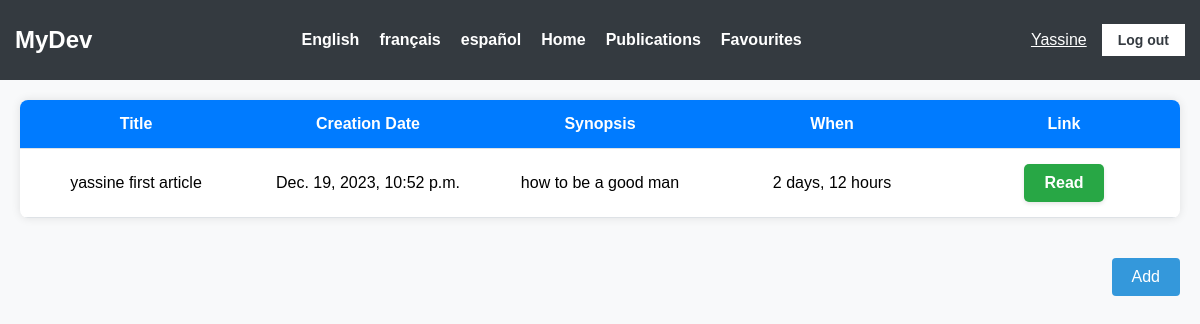
Screenshot of /en/publications/ (signed in) with the database file from the repository.
### medium/models.py (models this page shows, shortened)
class Article(models.Model):
    title = models.CharField(max_length=64, null=False)
    author = models.ForeignKey(User, null=False, on_delete=models.CASCADE)
    created = models.DateTimeField(auto_now_add=True, null=False)
    synopsis = models.CharField(max_length=312, null=False)
    content = models.TextField(null=False)

### medium/views.py (the view)
class Publications(TemplateView):
    template_name = 'publications.html'
    def get(self, request: HttpRequest, *args: Any, **kwargs: Any) -> HttpResponse:
        if not request.user.is_authenticated:
            return redirect('login_view')
        return super().get(request, *args, **kwargs)
    def get_context_data(self, **kwargs: Any) -> dict[str, Any]:
        context =  super().get_context_data(**kwargs)
        context['publications'] = Article.objects.filter(author__username=str(self.request.user))
        return context
    def dispatch(self, request: HttpRequest, *args: Any, **kwargs: Any) -> HttpResponse:
        if self.request.method == 'POST':
            if 'action' in self.request.POST and self.request.POST['action'] == 'logout':
                logout(request)
                return redirect('login_view')
        return super().dispatch(request, *args, **kwargs)

### medium/templates/publications.html (shortened to what this page needs)
{% load i18n %}
<!DOCTYPE html>
<html lang="en">
<head>
</head>
<body>
    {% include 'navbar.html' %}
    <div class="articles">
        {% if publications|length == 0 %}
            <h1>No Publications Available</h1>
        {% else %}
            <table>
                <thead>
                    <tr>
                        <th>Title</th>
                        <th>Creation Date</th>
                        <th>Synopsis</th>
                        <th>When</th>
                        <th>Link</th>
                    </tr>
                </thead>
                <tbody>
                    {% for publication in publications|dictsortreversed:"created" %}
                        <tr>
                            <td>{{publication.title}}</td>
                            <td>{{publication.created}}</td>
                            <td>{{publication.synopsis|truncatechars:20}}</td>
                            <td>{{publication.created|timesince}}</td>
                            {% url 'details_view' pk=publication.id as details_url %}
                            <td><a href="{{ details_url }}"><button class="success-button">{% trans "Read"%}</button></a></td>
                        </tr>
                    {% endfor %}
                </tbody>
            </table>
        {% endif %}
    </div>
    <div class="add-button">
        {% url 'publish_view' as publish_url %}
        <a href="{{publish_url}}">
            <button >{% trans "Add" %}</button>
        </a>
    </div>
</body>
</html>

### medium/templates/navbar.html (shortened to what this page needs)
{% load i18n %}
<!DOCTYPE html>
<html lang="en">
<head>
</head>
<body>
    <div class="navbar">
        <div class="logo">MyDev</div>
        <ul class="nav-links">
            {% get_current_language as CURRENT_LANGUAGE %}
            {% get_available_languages as AVAILABLE_LANGUAGES %}
            {% get_language_info_list for AVAILABLE_LANGUAGES as languages %}
            {% for language in languages %}
            <li>
              <a href="/{{ language.code }}/"
                {% if language.code == CURRENT_LANGUAGE %} class="active"{% endif %}>
                    {% trans language.name_local %}
              </a>
            </li>
          {% endfor %}
            {% url 'home_view' as home_url %}
            <li><a href="{{ home_url }}">{% trans "Home" %}</a></li>
            {% if user.is_authenticated %}
                {% url 'publications_view' as publications_url %}
                {% url 'favourites_view' as favourite_url %}
                <li><a href="{{publications_url}}">{% trans "Publications" %}</a></li>
                <li><a href="{{favourite_url}}">{% trans "Favourites" %}</a></li>
            {% endif %}
        </ul>
        {% if user.is_authenticated %}
            <div class="auth-buttons">
                <p class="username">{{ user.username }}</p>
                <form method="POST">
                    <button name="action" value="logout">{% trans "Log out" %}</button>
                </form>
            </div>
        {% endif %}
    </div>
</body>
</html>

### medium/templates/publications.html (style rules this page uses)
body { font-family: 'Segoe UI', Tahoma, Geneva, Verdana, sans-serif; }
.articles { background-color: #f8f9fa; margin: 0; padding: 0; display: flex; justify-content: center; }
table { width: 100%; border-collapse: collapse; background-color: #fff; box-shadow: 0 0 10px rgba(0, 0, 0, 0.1); border-radius: 8px; overflow: hidden; margin: 20px; }
th, td { padding: 15px; text-align: center; border-bottom: 1px solid #dee2e6; width: 20%; }
th { background-color: #007bff; color: #fff; }
.success-button { display: inline-block; padding: 10px 20px; font-size: 16px; font-weight: bold; text-align: center; text-decoration: none; color: #ffffff; background-color: #28a745; border-radius: 5px; border: none; cursor: pointer; box-shadow: 0 2px 4px rgba(0, 0, 0, 0.1); transition: background-color 0.3s ease; }
.add-button { width: 100%; display: flex; justify-content: end; }
.add-button button { display: inline-block; padding: 10px 20px; font-size: 16px; text-align: center; text-decoration: none; cursor: pointer; border: none; border-radius: 4px; background-color: #3498db; color: #fff; transition: background-color 0.3s; margin: 20px; }

### medium/templates/navbar.html (style rules this page uses)
body { font-family: 'Arial', sans-serif; margin: 0; padding: 0; background-color: #f8f9fa; }
.navbar { background-color: #343a40; padding: 15px; display: flex; justify-content: space-between; align-items: center; }
.logo { color: #ffffff; font-size: 24px; font-weight: bold; text-decoration: none; }
.nav-links { list-style: none; margin: 0; padding: 0; display: flex; }
.nav-links li { margin-right: 20px; }
.nav-links a { text-decoration: none; color: #ffffff; font-weight: bold; font-size: 16px; }
.auth-buttons { display: flex; align-items: center; }
.auth-buttons button { margin-left: 15px; padding: 8px 16px; border: none; cursor: pointer; font-size: 14px; font-weight: bold; color: #343a40; background-color: #ffffff; }
a { text-decoration: none; }
.username { color: white; text-decoration: underline; cursor: pointer; text-transform: capitalize; }

### rows the page displays
Article: title "yassine first article", created "Dec. 19, 2023, 10:52 p.m.", synopsis "how to be a good man", created "2 days, 12 hours"

### other values shown
{{ user.username }} "Yassine"
